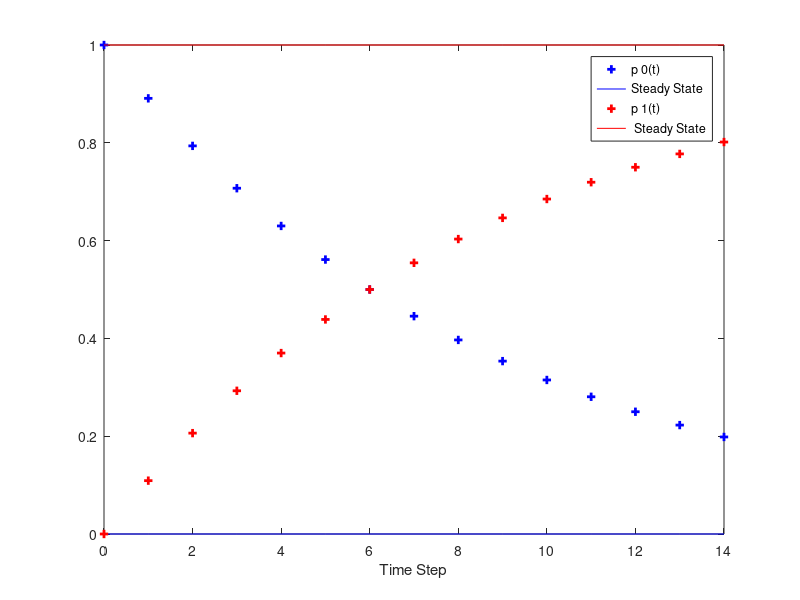

The MATLAB script that drew this image:
a = 0.1091;b = 0;P = [1-a a; b 1-b];T = 0:14;pp = zeros(2,length(T));for i=1:length(T)  pp(:,i) = dtmc(P,T(i),[1 0]);
endfor
ss = dtmc(P); # compute steady state probabilitiesplot(T, pp(1,:), "b+;p 0(t);", "linewidth", 2, ...T, ss(1)*ones(size(T)), "b;Steady State;", ...T, pp(2,:), "r+;p 1(t);", "linewidth", 2, ...T, ss(2)*ones(size(T)), "r; Steady State;");xlabel("Time Step");